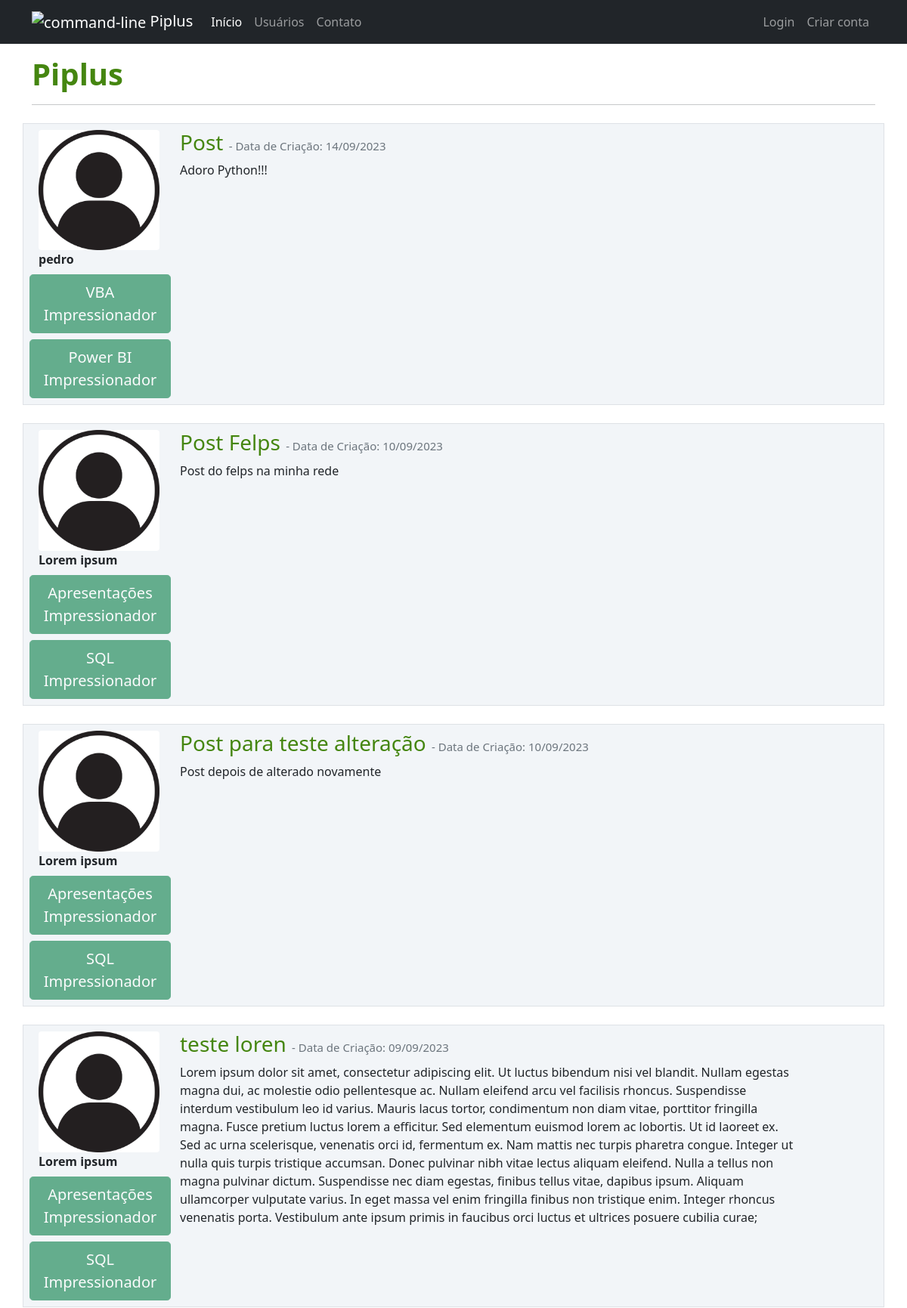
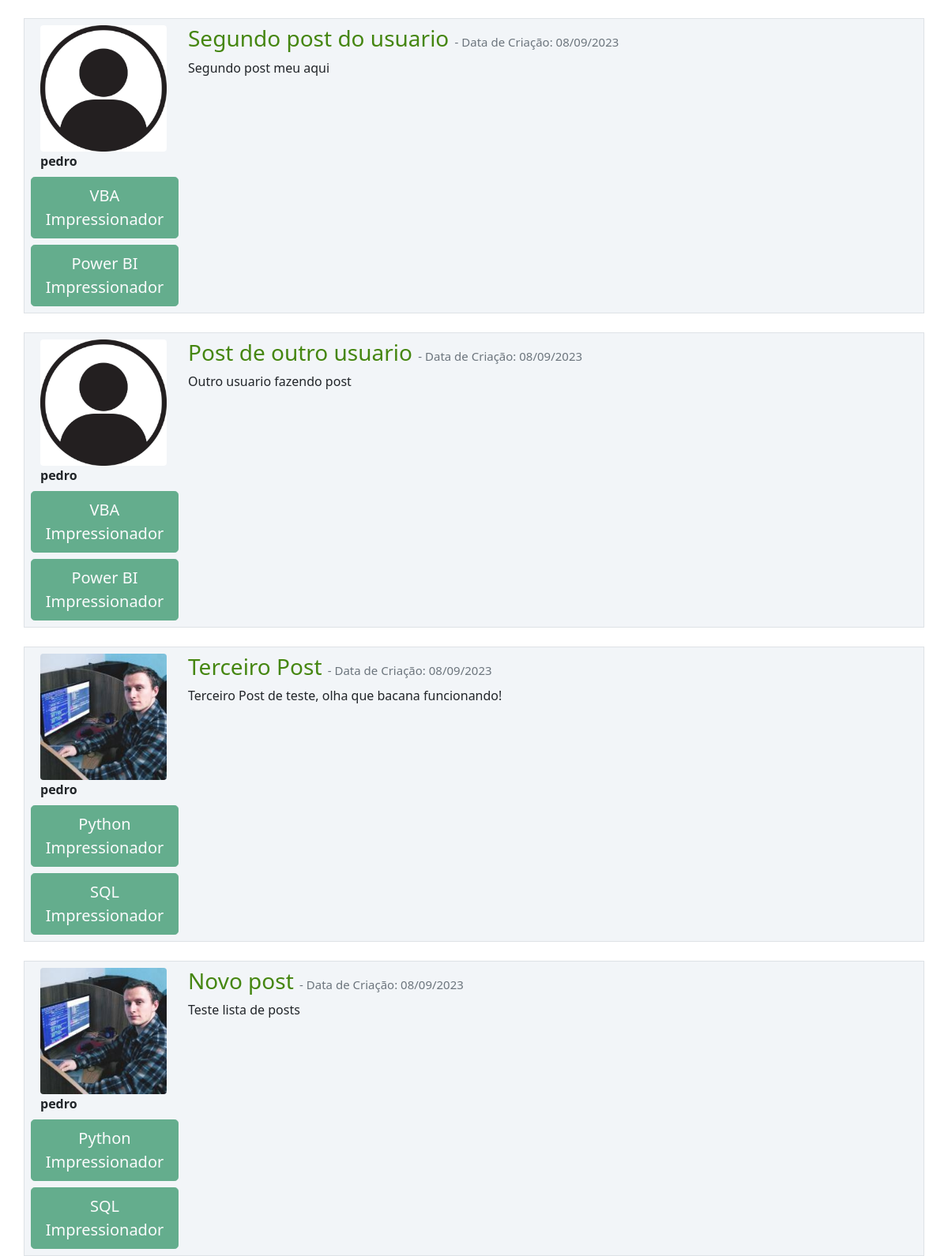
The page / on the database its author committed (2 pictures, top to bottom).
### Piplus/models.py (models this page shows)
class Post(database.Model):
    id = database.Column(database.Integer, primary_key=True)
    titulo = database.Column(database.String, nullable=False)
    corpo = database.Column(database.Text, nullable=False)
    data_criacao = database.Column(database.DateTime, nullable=False, default=datetime.utcnow)
    id_usuario = database.Column(database.Integer, database.ForeignKey('usuario.id'), nullable=False)

class Usuario(database.Model, UserMixin):
    id = database.Column(database.Integer, primary_key=True)
    username = database.Column(database.String, nullable=False)
    email = database.Column(database.String, nullable=False, unique=True)
    senha = database.Column(database.String, nullable=False)
    foto_perfil = database.Column(database.String, default='default.jpg')
    posts = database.relationship('Post', backref='autor', lazy=True)
    cursos = database.Column(database.String, nullable=False, default='Não Informado')

### Piplus/routes.py (the view)
@app.route("/")
def home():
    posts = Post.query.order_by(Post.id.desc())
    return render_template('home.html', posts=posts)

### Piplus/templates/home.html
{% extends 'base.html' %}
{% block body %}
    <div class="container mt-3">
        <h1 style="color: rgb(69, 134, 16);"><strong>Piplus</strong></h1>
        <hr>
        {% for post in posts%}
            <div class="row border mt-4 p-2 postclass">
                <div class="col-2">
                    <div class="image pe-2">
                        <img src="{{ url_for('static', filename='fotos_perfil/{}'.format(post.autor.foto_perfil)) }}" class="rounded" width="160" >
                    </div>
                    <strong>{{ post.autor.username }}</strong>
                    <div class="row justify-content-center">
                            {% for curso in post.autor.cursos.split(';') %}
                                <button type="button" class="btn btn-lg btn-success mt-2" disabled>{{ curso }}</button>
                            {% endfor %}
                    </div>
                </div>
                <div class="col-9">
                    <a style="text-decoration: none; color: rgb(69, 134, 16);" href="{{ url_for('exibir_post', post_id=post.id) }}">
                        <h3>{{ post.titulo }}
                            <small class="text-muted" style="font-size: 15px;"> - Data de Criação: {{ post.data_criacao.strftime('%d/%m/%Y') }}</small>
                        </h3>
                    </a>
                    <p>{{ post.corpo }}</p>
                </div>
            </div>
        {% endfor %}
    </div>
{% endblock %}

### Piplus/static/main.css (style rules this page uses)
.postclass { background-color: #f2f5f8 !important; }

### rows shown on the page
Post: foto_perfil (placeholder picture), autor.username "pedro", curso "VBA Impressionador" "Power BI Impressionador", titulo "Post", data_criacao "14/09/2023", corpo "Adoro Python!!!"
Post: foto_perfil (placeholder picture), autor.username "Lorem ipsum", curso "Apresentações Impressionador" "SQL Impressionador", titulo "Post Felps", data_criacao "10/09/2023", corpo "Post do felps na minha rede"
Post: foto_perfil (placeholder picture), autor.username "Lorem ipsum", curso "Apresentações Impressionador" "SQL Impressionador", titulo "Post para teste alteração", data_criacao "10/09/2023", corpo "Post depois de alterado novamente"
Post: foto_perfil (placeholder picture), autor.username "Lorem ipsum", curso "Apresentações Impressionador" "SQL Impressionador", titulo "teste loren", data_criacao "09/09/2023", corpo "Lorem ipsum dolor sit amet, consectetur adipiscing elit. Ut luctus bibendum nisi vel blandit. Nullam egestas magna dui, ac molestie odio pellentesque ac. Nullam eleifend arcu vel facilisis rhoncus. Suspendisse interdum vestibulum leo id varius. Mauris lacus tortor, condimentum non diam vitae, porttitor fringilla magna. Fusce pretium luctus lorem a efficitur. Sed elementum euismod lorem ac lobortis. Ut id laoreet ex. Sed ac urna scelerisque, venenatis orci id, fermentum ex. Nam mattis nec turpis pharetra congue. Integer ut nulla quis turpis tristique accumsan. Donec pulvinar nibh vitae lectus aliquam eleifend. Nulla a tellus non magna pulvinar dictum. Suspendisse nec diam egestas, finibus…"
Post: foto_perfil (placeholder picture), autor.username "pedro", curso "VBA Impressionador" "Power BI Impressionador", titulo "Segundo post do usuario", data_criacao "08/09/2023", corpo "Segundo post meu aqui"
Post: foto_perfil (placeholder picture), autor.username "pedro", curso "VBA Impressionador" "Power BI Impressionador", titulo "Post de outro usuario", data_criacao "08/09/2023", corpo "Outro usuario fazendo post"
Post: foto_perfil (picture), autor.username "pedro", curso "Python Impressionador" "SQL Impressionador", titulo "Terceiro Post", data_criacao "08/09/2023", corpo "Terceiro Post de teste, olha que bacana funcionando!"
Post: foto_perfil (picture), autor.username "pedro", curso "Python Impressionador" "SQL Impressionador", titulo "Novo post", data_criacao "08/09/2023", corpo "Teste lista de posts"
